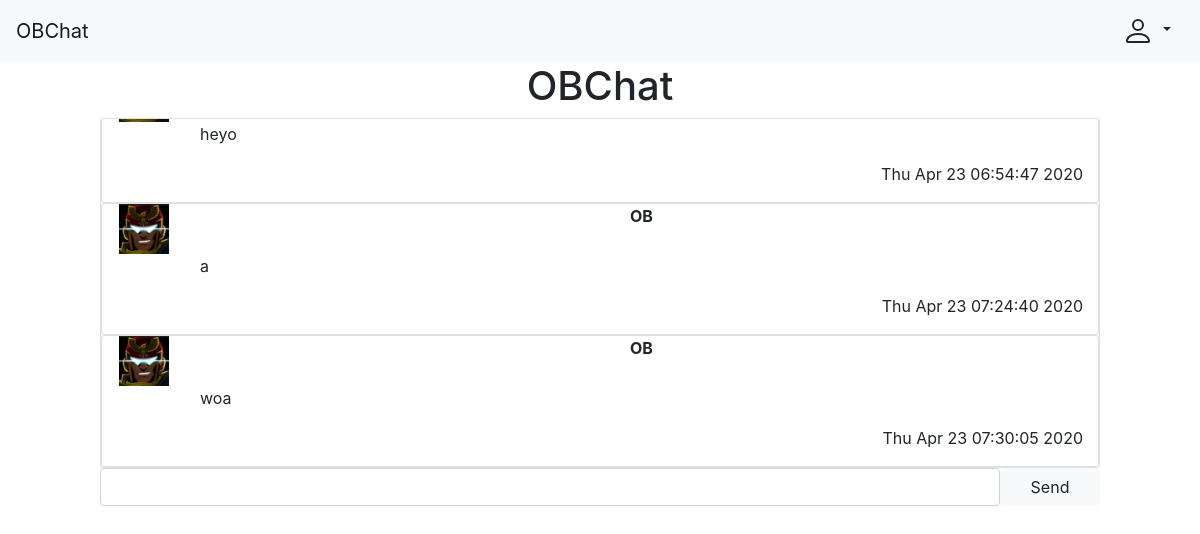
/OB/chat/obchat/, run on an earlier commit of the app's database.
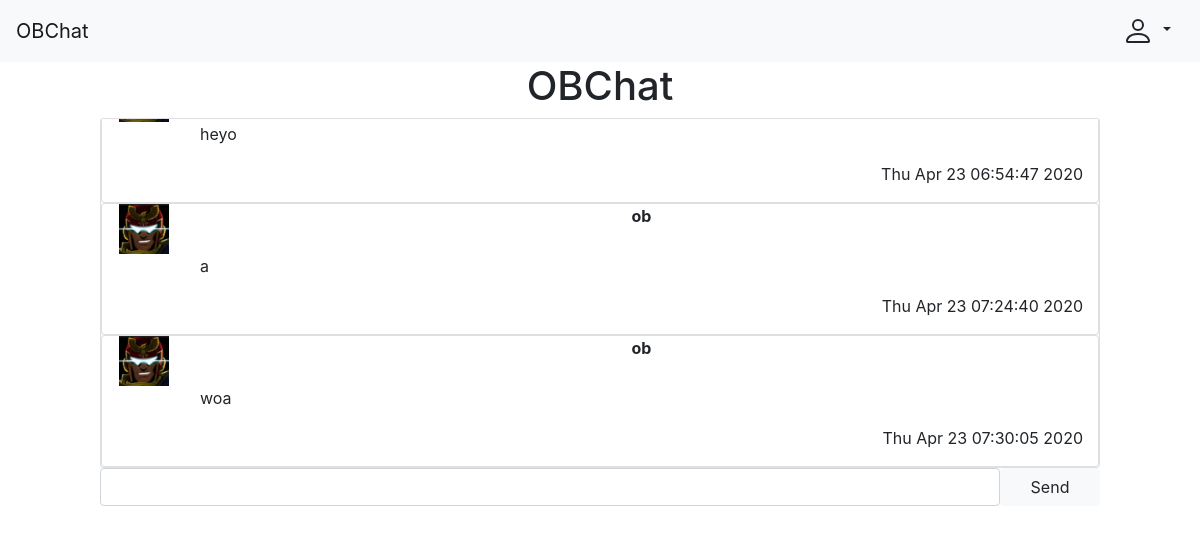
And on a later commit of the database.
### OB/models.py (models this page shows, shortened)
class Room(Model):
    name = CharField(max_length=ROOM_NAME_MAX_LENGTH, default=0)
    display_name = CharField(max_length=ROOM_NAME_MAX_LENGTH, null=True)
    owner = ForeignKey(OBUser, on_delete=CASCADE, default=0, related_name="owned_room")
    timestamp = DateTimeField(auto_now_add=True)
    is_suspended = BooleanField(default=False)
    occupants = ManyToManyField(OBUser, related_name="occupied_room")

class Message(Model):
    message = TextField(max_length=MESSAGE_MAX_LENGTH)
    sender = ForeignKey(OBUser, on_delete=CASCADE, default=0, null=True)
    anon_username = CharField(
        max_length=ANON_USERNAME_MAX_LENGTH,
        default=None,
        null=True
    )
    room = ForeignKey(Room, on_delete=CASCADE, default=0)
    timestamp = DateTimeField(auto_now_add=True)
    is_edited = BooleanField(default=False)
    is_deleted = BooleanField(default=False)

class OBUser(AbstractUser):
    display_name = CharField(max_length=DISPLAY_NAME_MAX_LENGTH, null=True)
    birthday = DateField(null=True)
    is_anon = BooleanField(default=False)
    is_expelled = BooleanField(default=False)
    is_ob = BooleanField(default=False)

### OB/views/room.py (the view)
# urls.py: url(r"^chat/(?P<room_name>[-\w]+)/$", room, name="OB-room"),
def room(request, room_name):
    if request.method == "GET":
        room_object = try_get(Room, name=room_name)
        if room_object:
            room_name_json = mark_safe(json.dumps(room_name))
            message_objects = Message.objects.filter(room=room_object)
            messages_timestrings = [(message, get_datetime_string(message.timestamp))\
                                    for message in message_objects]
            template = "OB/room.html"
            context = {
                "room_name": room_object.display_name,
                "room_name_json": room_name_json,
                "messages": messages_timestrings
            }
        else:
            template = "OB/not_room.html"
            context = {"room_name": room_name}
        return render(request, template, context)
    return HttpResponse()

### OB/utilities/database.py (called while the page is built)
def try_get(model, **kwargs):
    try:
        return model.objects.get(**kwargs)
    except model.DoesNotExist:
        return None

### OB/utilities/format.py (called while the page is built)
def get_datetime_string(date_time):
    return date_time.strftime("%c")

### OB/templates/OB/room.html (shortened to what this page needs)
{% extends "OB/base.html" %}
{% block head %}
  {% load static %}
{% endblock %}
{% block body %}
  <div class="row">
    <div class="mx-auto text-center">
      <h1>{{ room_name }}</h1>
      <div class="card log-card" id="log">
        {% if messages %}
          {% for message, timestring in messages %}
            <div class="card">
              <div class="container">
                <div class="row">
                  <div class="col-1">
                    <img class="user-icon" src="{% static "favicon.ico" %}" alt="user">
                  </div>
                  <div class="col">
                    <strong>
                      {% if message.sender.OBUser.display_name %}
                        {{ message.sender.OBUser.display_name }}
                      {% else %}
                        {{ message.sender.username }}
                      {% endif %}
                    </strong>
                  </div>
                </div>
                <div class="row">
                  <div class="col-1"></div>
                  <div class="col">
                    <div style="display: table-cell;">
                      <p>{{ message.message }}</p>
                    </div>
                  </div>
                </div>
                <p class="timestamp">
                  {{ timestring }}
                </p>
              </div>
            </div>
          {% endfor %}
        {% else %}
          No messages yet. First one gets a prize!
        {% endif%}
      </div>
      <input class="form-control message-input" id="input" type="text" size="100"/>
      <input class="btn btn-light send-button" id="submit" type="button" value="Send"/>
    </div>
  </div>
{% endblock %}

### OB/templates/OB/base.html (shortened to what this page needs)
<!doctype html>
<html lang="en">
<head>
  <link rel="stylesheet" href="https://stackpath.bootstrapcdn.com/bootstrap/4.4.1/css/bootstrap.min.css">
</head>
<html>
  <body>
    <nav class="navbar navbar-expand-lg navbar-light bg-light">
      <a class="navbar-brand" href="{% url 'OB:OB-/' %}">OBChat</a>
      <div class="collapse navbar-collapse" id="navbarSupportedContent">
        {% if user.is_authenticated %}
          <div class="dropdown">
            <a class="btn btn-light dropdown-toggle" href="#" role="button" id="authUserDropdown" data-toggle="dropdown" aria-haspopup="true" aria-expanded="false">
              <svg class="bi bi-people-circle" width="2em" height="2em" viewBox="0 0 16 16" fill="currentColor" xmlns="http://www.w3.org/2000/svg">
                <path d="M13.468 12.37C12.758 11.226 11.195 10 8 10s-4.757 1.225-5.468 2.37A6.987 6.987 0 008 15a6.987 6.987 0 005.468-2.63z"/>
                <path fill-rule="evenodd" d="M8 9a3 3 0 100-6 3 3 0 000 6z" clip-rule="evenodd"/>
                <path fill-rule="evenodd" d="M8 1a7 7 0 100 14A7 7 0 008 1zM0 8a8 8 0 1116 0A8 8 0 010 8z" clip-rule="evenodd"/>
              </svg>
            </a>
            <div class="dropdown-menu dropdown-menu-right" aria-labelledby="authUserDropdown">
              <a class="dropdown-item" href="{% url 'OB:OB-user' username=user.username %}">User Info</a>
              <div class="dropdown-divider"></div>
              <a class="dropdown-item" href="{% url 'OB:OB-log_out' %}">Log out</a>
            </div>
          </div>
        {% else %}
          <div class="dropdown">
            <a class="btn btn-light dropdown-toggle" href="#" role="button" id="anonUserDropdown" data-toggle="dropdown" aria-haspopup="true" aria-expanded="false">
            </a>
          </div>
        {% endif %}
      </div>
    </nav>
    <div class="mx-3">
      {% block body %}{% endblock %}
    </div>
  </body>
</html>

### OB/templates/OB/room.html (style rules this page uses)
.log-card { min-height: 350px; max-height: 350px; max-width: 1000px; min-width: 1000px; overflow: auto; }
.message-input { min-width: 900px; max-width: 900px; overflow: auto; float: left; }
.send-button { max-width: 100px; min-width: 100px; }

What changed in the data, as far as the page shows it:
changed through a linked row, Message (number 2 of 3 on the later page): sender.username "OB" → "ob"
changed through a linked row, Message "woa": sender.username "OB" → "ob"
